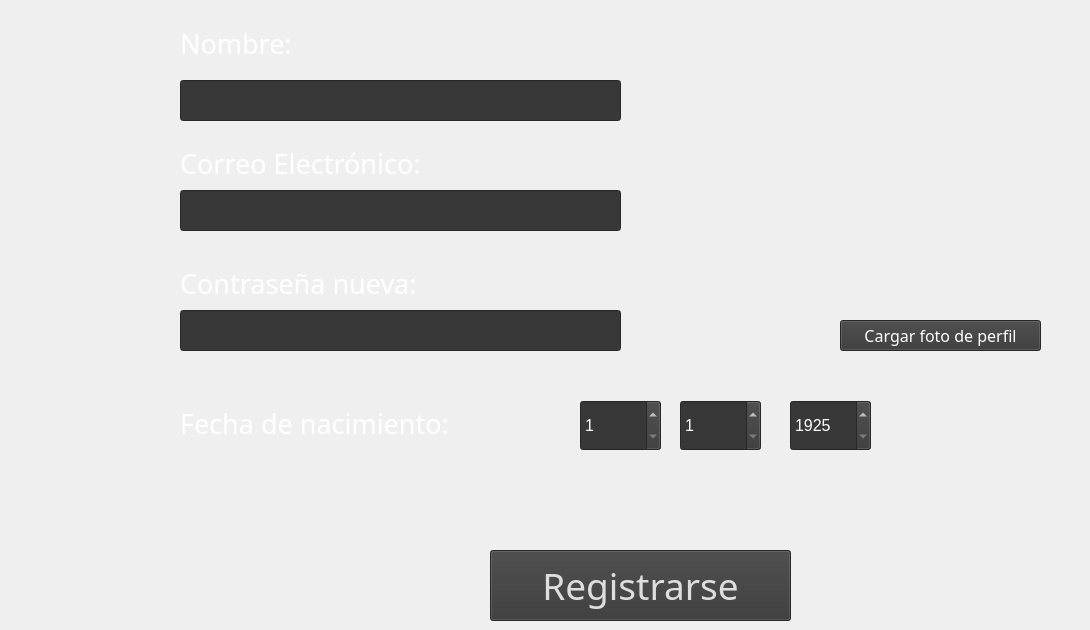
    <widget class="QWidget" name="page_2">
     <widget class="QLabel" name="lblRNombre">
      <property name="geometry">
       <rect>
        <x>180</x>
        <y>10</y>
        <width>271</width>
        <height>67</height>
       </rect>
      </property>
      <property name="font">
       <font>
        <family>Bahnschrift SemiBold</family>
        <pointsize>20</pointsize>
        <weight>7</weight>
        <italic>false</italic>
        <bold>false</bold>
       </font>
      </property>
      <property name="styleSheet">
       <string notr="true">color: rgb(255, 255, 255);
font: 63 20pt &quot;Bahnschrift SemiBold&quot;;</string>
      </property>
      <property name="text">
       <string>Nombre:</string>
      </property>
     </widget>
     <widget class="QLineEdit" name="tbxRNombre">
      <property name="geometry">
       <rect>
        <x>180</x>
        <y>80</y>
        <width>441</width>
        <height>41</height>
       </rect>
      </property>
      <property name="font">
       <font>
        <family>Bahnschrift SemiBold</family>
        <pointsize>20</pointsize>
        <weight>7</weight>
        <italic>false</italic>
        <bold>false</bold>
       </font>
      </property>
      <property name="styleSheet">
       <string notr="true">font: 63 20pt &quot;Bahnschrift SemiBold&quot;;
background-color: rgb(56, 56, 56);
color: rgb(255, 255, 255);</string>
      </property>
     </widget>
     <widget class="QLabel" name="lblRCorreo">
      <property name="geometry">
       <rect>
        <x>180</x>
        <y>130</y>
        <width>341</width>
        <height>67</height>
       </rect>
      </property>
      <property name="font">
       <font>
        <family>Bahnschrift SemiBold</family>
        <pointsize>20</pointsize>
        <weight>7</weight>
        <italic>false</italic>
        <bold>false</bold>
       </font>
      </property>
      <property name="layoutDirection">
       <enum>Qt::LeftToRight</enum>
      </property>
      <property name="styleSheet">
       <string notr="true">color: rgb(255, 255, 255);
font: 63 20pt &quot;Bahnschrift SemiBold&quot;;</string>
      </property>
      <property name="text">
       <string>Correo Electrónico:</string>
      </property>
     </widget>
     <widget class="QLineEdit" name="tbxRCorreo">
      <property name="geometry">
       <rect>
        <x>180</x>
        <y>190</y>
        <width>441</width>
        <height>41</height>
       </rect>
      </property>
      <property name="font">
       <font>
        <family>Bahnschrift SemiBold</family>
        <pointsize>20</pointsize>
        <weight>7</weight>
        <italic>false</italic>
        <bold>false</bold>
       </font>
      </property>
      <property name="styleSheet">
       <string notr="true">color: rgb(255, 255, 255);
background-color: rgb(56, 56, 56);
font: 63 20pt &quot;Bahnschrift SemiBold&quot;;
border-color: rgb(56, 56, 56);</string>
      </property>
     </widget>
     <widget class="QLabel" name="lblRConstra">
      <property name="geometry">
       <rect>
        <x>180</x>
        <y>250</y>
        <width>331</width>
        <height>67</height>
       </rect>
      </property>
      <property name="font">
       <font>
        <family>Bahnschrift SemiBold</family>
        <pointsize>20</pointsize>
        <weight>7</weight>
        <italic>false</italic>
        <bold>false</bold>
       </font>
      </property>
      <property name="styleSheet">
       <string notr="true">color: rgb(255, 255, 255);
font: 63 20pt &quot;Bahnschrift SemiBold&quot;;</string>
      </property>
      <property name="text">
       <string>Contraseña nueva:</string>
      </property>
     </widget>
     <widget class="QLineEdit" name="tbxRContra">
      <property name="geometry">
       <rect>
        <x>180</x>
        <y>310</y>
        <width>441</width>
        <height>41</height>
       </rect>
      </property>
      <property name="font">
       <font>
        <family>Bahnschrift SemiBold</family>
        <pointsize>9</pointsize>
        <weight>7</weight>
        <italic>false</italic>
        <bold>false</bold>
       </font>
      </property>
      <property name="styleSheet">
       <string notr="true">background-color: rgb(56, 56, 56);
border-bottom-color: rgb(56, 56, 56);
border-left-color: rgb(56, 56, 56);
gridline-color: rgb(54, 54, 54);
selection-color: rgb(56, 56, 56);
selection-background-color: rgb(56, 56, 56);
border-right-color: rgb(56, 56, 56);
alternate-background-color: rgb(56, 56, 56);
gridline-color: rgb(56, 56, 56);
border-top-color: rgb(56, 56, 56);
gridline-color: rgb(56, 56, 56);
selection-color: rgb(255, 255, 255);
border-color: rgb(56, 56, 56);
font: 63 9pt &quot;Bahnschrift SemiBold&quot;;</string>
      </property>
     </widget>
     <widget class="QLabel" name="lblRFecha">
      <property name="geometry">
       <rect>
        <x>180</x>
        <y>390</y>
        <width>371</width>
        <height>67</height>
       </rect>
      </property>
      <property name="font">
       <font>
        <family>Bahnschrift SemiBold</family>
        <pointsize>20</pointsize>
        <weight>7</weight>
        <italic>false</italic>
        <bold>false</bold>
       </font>
      </property>
      <property name="styleSheet">
       <string notr="true">color: rgb(255, 255, 255);
font: 63 20pt &quot;Bahnschrift SemiBold&quot;;</string>
      </property>
      <property name="text">
       <string>Fecha de nacimiento:</string>
      </property>
     </widget>
     <widget class="QPushButton" name="btnRCargarImg">
      <property name="geometry">
       <rect>
        <x>840</x>
        <y>320</y>
        <width>201</width>
        <height>31</height>
       </rect>
      </property>
      <property name="palette">
       <palette>
        <active>
         <colorrole role="WindowText">
          <brush brushstyle="SolidPattern">
           <color alpha="255">
            <red>255</red>
            <green>255</green>
            <blue>255</blue>
           </color>
          </brush>
         </colorrole>
         <colorrole role="Button">
          <brush brushstyle="SolidPattern">
           <color alpha="255">
            <red>56</red>
            <green>56</green>
            <blue>56</blue>
           </color>
          </brush>
         </colorrole>
         <colorrole role="Text">
          <brush brushstyle="SolidPattern">
           <color alpha="255">
            <red>255</red>
            <green>255</green>
            <blue>255</blue>
           </color>
          </brush>
         </colorrole>
         <colorrole role="ButtonText">
          <brush brushstyle="SolidPattern">
           <color alpha="255">
            <red>255</red>
            <green>255</green>
            <blue>255</blue>
           </color>
          </brush>
         </colorrole>
         <colorrole role="Base">
          <brush brushstyle="SolidPattern">
           <color alpha="255">
            <red>56</red>
            <green>56</green>
            <blue>56</blue>
           </color>
          </brush>
         </colorrole>
         <colorrole role="Window">
          <brush brushstyle="SolidPattern">
           <color alpha="255">
            <red>56</red>
            <green>56</green>
            <blue>56</blue>
           </color>
          </brush>
         </colorrole>
         <colorrole role="PlaceholderText">
          <brush brushstyle="NoBrush">
           <color alpha="128">
            <red>255</red>
            <green>255</green>
            <blue>255</blue>
           </color>
          </brush>
         </colorrole>
        </active>
        <inactive>
         <colorrole role="WindowText">
          <brush brushstyle="SolidPattern">
           <color alpha="255">
            <red>255</red>
            <green>255</green>
            <blue>255</blue>
           </color>
          </brush>
         </colorrole>
         <colorrole role="Button">
          <brush brushstyle="SolidPattern">
           <color alpha="255">
            <red>56</red>
            <green>56</green>
            <blue>56</blue>
           </color>
          </brush>
         </colorrole>
         <colorrole role="Text">
          <brush brushstyle="SolidPattern">
           <color alpha="255">
            <red>255</red>
            <green>255</green>
            <blue>255</blue>
           </color>
          </brush>
         </colorrole>
         <colorrole role="ButtonText">
          <brush brushstyle="SolidPattern">
           <color alpha="255">
            <red>255</red>
            <green>255</green>
            <blue>255</blue>
           </color>
          </brush>
         </colorrole>
         <colorrole role="Base">
          <brush brushstyle="SolidPattern">
           <color alpha="255">
            <red>56</red>
            <green>56</green>
            <blue>56</blue>
           </color>
          </brush>
         </colorrole>
         <colorrole role="Window">
          <brush brushstyle="SolidPattern">
           <color alpha="255">
            <red>56</red>
            <green>56</green>
            <blue>56</blue>
           </color>
          </brush>
         </colorrole>
         <colorrole role="PlaceholderText">
          <brush brushstyle="NoBrush">
           <color alpha="128">
            <red>255</red>
            <green>255</green>
            <blue>255</blue>
           </color>
          </brush>
         </colorrole>
        </inactive>
        <disabled>
         <colorrole role="WindowText">
          <brush brushstyle="SolidPattern">
           <color alpha="255">
            <red>255</red>
            <green>255</green>
            <blue>255</blue>
           </color>
          </brush>
         </colorrole>
         <colorrole role="Button">
          <brush brushstyle="SolidPattern">
           <color alpha="255">
            <red>56</red>
            <green>56</green>
            <blue>56</blue>
           </color>
          </brush>
         </colorrole>
         <colorrole role="Text">
          <brush brushstyle="SolidPattern">
           <color alpha="255">
            <red>255</red>
            <green>255</green>
            <blue>255</blue>
           </color>
          </brush>
         </colorrole>
         <colorrole role="ButtonText">
          <brush brushstyle="SolidPattern">
           <color alpha="255">
            <red>255</red>
            <green>255</green>
            <blue>255</blue>
           </color>
          </brush>
         </colorrole>
         <colorrole role="Base">
          <brush brushstyle="SolidPattern">
           <color alpha="255">
            <red>56</red>
            <green>56</green>
            <blue>56</blue>
           </color>
          </brush>
         </colorrole>
         <colorrole role="Window">
          <brush brushstyle="SolidPattern">
           <color alpha="255">
            <red>56</red>
            <green>56</green>
            <blue>56</blue>
           </color>
          </brush>
         </colorrole>
         <colorrole role="PlaceholderText">
          <brush brushstyle="NoBrush">
           <color alpha="128">
            <red>255</red>
            <green>255</green>
            <blue>255</blue>
           </color>
          </brush>
         </colorrole>
        </disabled>
       </palette>
      </property>
      <property name="font">
       <font>
        <family>Bahnschrift SemiBold</family>
        <pointsize>12</pointsize>
        <weight>7</weight>
        <italic>false</italic>
        <bold>false</bold>
       </font>
      </property>
      <property name="styleSheet">
       <string notr="true">color: rgb(255, 255, 255);
background-color: rgb(56, 56, 56);
font: 63 12pt &quot;Bahnschrift SemiBold&quot;;</string>
      </property>
      <property name="text">
       <string>Cargar foto de perfil</string>
      </property>
     </widget>
     <widget class="QSpinBox" name="boxRDia">
      <property name="geometry">
       <rect>
        <x>580</x>
        <y>400</y>
        <width>81</width>
        <height>51</height>
       </rect>
      </property>
      <property name="font">
       <font>
        <pointsize>12</pointsize>
       </font>
      </property>
      <property name="styleSheet">
       <string notr="true">background-color: rgb(56, 56, 56);
color: rgb(255, 255, 255);</string>
      </property>
      <property name="minimum">
       <number>1</number>
      </property>
      <property name="maximum">
       <number>31</number>
      </property>
     </widget>
     <widget class="QSpinBox" name="boxRMes">
      <property name="geometry">
       <rect>
        <x>680</x>
        <y>400</y>
        <width>81</width>
        <height>51</height>
       </rect>
      </property>
      <property name="font">
       <font>
        <pointsize>12</pointsize>
       </font>
      </property>
      <property name="styleSheet">
       <string notr="true">color: rgb(255, 255, 255);
background-color: rgb(56, 56, 56);</string>
      </property>
      <property name="minimum">
       <number>1</number>
      </property>
      <property name="maximum">
       <number>12</number>
      </property>
     </widget>
     <widget class="QSpinBox" name="boxRA">
      <property name="geometry">
       <rect>
        <x>790</x>
        <y>400</y>
        <width>81</width>
        <height>51</height>
       </rect>
      </property>
      <property name="font">
       <font>
        <pointsize>12</pointsize>
       </font>
      </property>
      <property name="styleSheet">
       <string notr="true">color: rgb(255, 255, 255);
background-color: rgb(56, 56, 56);</string>
      </property>
      <property name="minimum">
       <number>1925</number>
      </property>
      <property name="maximum">
       <number>2007</number>
      </property>
     </widget>
     <widget class="QPushButton" name="btnRRegistrarse">
      <property name="geometry">
       <rect>
        <x>490</x>
        <y>550</y>
        <width>301</width>
        <height>71</height>
       </rect>
      </property>
      <property name="palette">
       <palette>
        <active>
         <colorrole role="WindowText">
          <brush brushstyle="SolidPattern">
           <color alpha="255">
            <red>222</red>
            <green>222</green>
            <blue>222</blue>
           </color>
          </brush>
         </colorrole>
         <colorrole role="Button">
          <brush brushstyle="SolidPattern">
           <color alpha="255">
            <red>56</red>
            <green>56</green>
            <blue>56</blue>
           </color>
          </brush>
         </colorrole>
         <colorrole role="Text">
          <brush brushstyle="SolidPattern">
           <color alpha="255">
            <red>222</red>
            <green>222</green>
            <blue>222</blue>
           </color>
          </brush>
         </colorrole>
         <colorrole role="ButtonText">
          <brush brushstyle="SolidPattern">
           <color alpha="255">
            <red>222</red>
            <green>222</green>
            <blue>222</blue>
           </color>
          </brush>
         </colorrole>
         <colorrole role="Base">
          <brush brushstyle="SolidPattern">
           <color alpha="255">
            <red>56</red>
            <green>56</green>
            <blue>56</blue>
           </color>
          </brush>
         </colorrole>
         <colorrole role="Window">
          <brush brushstyle="SolidPattern">
           <color alpha="255">
            <red>56</red>
            <green>56</green>
            <blue>56</blue>
           </color>
          </brush>
         </colorrole>
         <colorrole role="HighlightedText">
          <brush brushstyle="SolidPattern">
           <color alpha="255">
            <red>36</red>
            <green>36</green>
            <blue>36</blue>
           </color>
          </brush>
         </colorrole>
         <colorrole role="PlaceholderText">
          <brush brushstyle="NoBrush">
           <color alpha="128">
            <red>222</red>
            <green>222</green>
            <blue>222</blue>
           </color>
          </brush>
         </colorrole>
        </active>
        <inactive>
         <colorrole role="WindowText">
          <brush brushstyle="SolidPattern">
           <color alpha="255">
            <red>222</red>
            <green>222</green>
            <blue>222</blue>
           </color>
          </brush>
         </colorrole>
         <colorrole role="Button">
          <brush brushstyle="SolidPattern">
           <color alpha="255">
            <red>56</red>
            <green>56</green>
            <blue>56</blue>
           </color>
          </brush>
         </colorrole>
         <colorrole role="Text">
          <brush brushstyle="SolidPattern">
           <color alpha="255">
            <red>222</red>
            <green>222</green>
            <blue>222</blue>
           </color>
          </brush>
         </colorrole>
         <colorrole role="ButtonText">
          <brush brushstyle="SolidPattern">
           <color alpha="255">
            <red>222</red>
            <green>222</green>
            <blue>222</blue>
           </color>
          </brush>
         </colorrole>
         <colorrole role="Base">
          <brush brushstyle="SolidPattern">
           <color alpha="255">
            <red>56</red>
            <green>56</green>
            <blue>56</blue>
           </color>
          </brush>
         </colorrole>
         <colorrole role="Window">
          <brush brushstyle="SolidPattern">
           <color alpha="255">
            <red>56</red>
            <green>56</green>
            <blue>56</blue>
           </color>
          </brush>
         </colorrole>
         <colorrole role="HighlightedText">
          <brush brushstyle="SolidPattern">
           <color alpha="255">
            <red>36</red>
            <green>36</green>
            <blue>36</blue>
           </color>
          </brush>
         </colorrole>
         <colorrole role="PlaceholderText">
          <brush brushstyle="NoBrush">
           <color alpha="128">
            <red>222</red>
            <green>222</green>
            <blue>222</blue>
           </color>
          </brush>
         </colorrole>
        </inactive>
        <disabled>
         <colorrole role="WindowText">
          <brush brushstyle="SolidPattern">
           <color alpha="255">
            <red>222</red>
            <green>222</green>
            <blue>222</blue>
           </color>
          </brush>
         </colorrole>
         <colorrole role="Button">
          <brush brushstyle="SolidPattern">
           <color alpha="255">
            <red>56</red>
            <green>56</green>
            <blue>56</blue>
           </color>
          </brush>
         </colorrole>
         <colorrole role="Text">
          <brush brushstyle="SolidPattern">
           <color alpha="255">
            <red>222</red>
            <green>222</green>
            <blue>222</blue>
           </color>
          </brush>
         </colorrole>
         <colorrole role="ButtonText">
          <brush brushstyle="SolidPattern">
           <color alpha="255">
            <red>222</red>
            <green>222</green>
            <blue>222</blue>
           </color>
          </brush>
         </colorrole>
         <colorrole role="Base">
          <brush brushstyle="SolidPattern">
           <color alpha="255">
            <red>56</red>
            <green>56</green>
            <blue>56</blue>
           </color>
          </brush>
         </colorrole>
         <colorrole role="Window">
          <brush brushstyle="SolidPattern">
           <color alpha="255">
            <red>56</red>
            <green>56</green>
            <blue>56</blue>
           </color>
          </brush>
         </colorrole>
         <colorrole role="HighlightedText">
          <brush brushstyle="SolidPattern">
           <color alpha="255">
            <red>36</red>
            <green>36</green>
            <blue>36</blue>
           </color>
          </brush>
         </colorrole>
         <colorrole role="PlaceholderText">
          <brush brushstyle="NoBrush">
           <color alpha="128">
            <red>222</red>
            <green>222</green>
            <blue>222</blue>
           </color>
          </brush>
         </colorrole>
        </disabled>
       </palette>
      </property>
      <property name="font">
       <font>
        <family>Bahnschrift SemiBold</family>
        <pointsize>28</pointsize>
        <weight>7</weight>
        <italic>false</italic>
        <bold>false</bold>
       </font>
      </property>
      <property name="whatsThis">
       <string>&lt;html&gt;&lt;head/&gt;&lt;body&gt;&lt;p&gt;&lt;span style=&quot; color:#d0d0d0;&quot;&gt;Registrarse&lt;/span&gt;&lt;/p&gt;&lt;/body&gt;&lt;/html&gt;</string>
      </property>
      <property name="styleSheet">
       <string notr="true">background-color: rgb(56, 56, 56);
color: rgb(222, 222, 222);
font: 63 28pt &quot;Bahnschrift SemiBold&quot;;
selection-color: rgb(36, 36, 36);
gridline-color: rgb(56, 56, 56);
border-color: rgb(255, 114, 133);</string>
      </property>
      <property name="text">
       <string>Registrarse</string>
      </property>
     </widget>
     <widget class="QLabel" name="label">
      <property name="geometry">
       <rect>
        <x>800</x>
        <y>40</y>
        <width>281</width>
        <height>241</height>
       </rect>
      </property>
      <property name="sizeIncrement">
       <size>
        <width>100</width>
        <height>50</height>
       </size>
      </property>
      <property name="text">
       <string/>
      </property>
     </widget>
    </widget>
